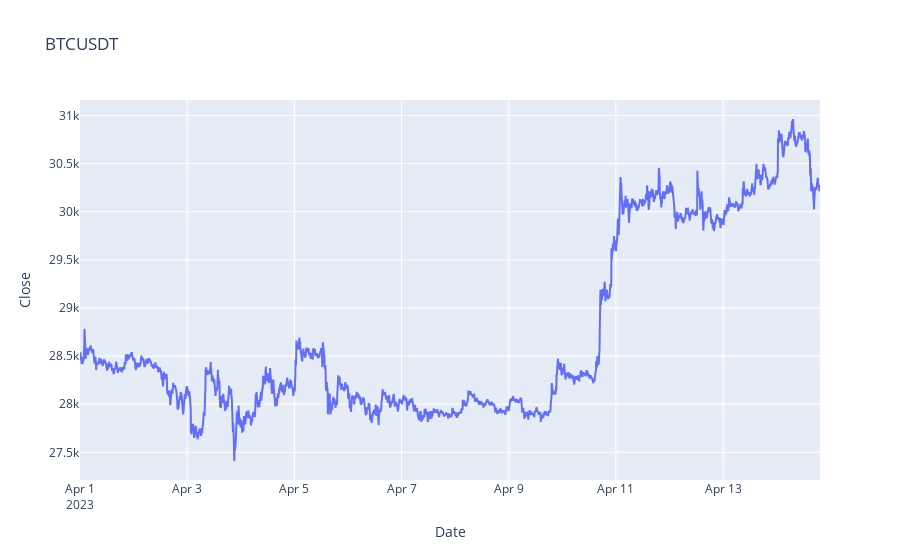

Notebook code cell kept with this figure:
### Code cell
orig_close = go.Scatter(
    x = df.index,
    y = df[close_column_name],
    mode = 'lines',
    name = 'Price'
)
layout = go.Layout(
    title = Set.symbol,
    xaxis = {'title' : "Date"},
    yaxis = {'title' : "Close"}
)
fig = go.Figure(data=[orig_close], layout=layout)
fig.show()

### Figure 1 — Plotly figure (JSON) as saved in the notebook; plotly's stock layout.template omitted (floating-point values rounded to 4 significant figures; data arrays with more than 128 entries replaced by an {"elided": "..."} marker saying what was removed)
{"data": [{"mode": "lines", "name": "Price", "type": "scatter", "x": {"elided": "3978 str values"}, "y": {"elided": "3978 float values"}}], "layout": {"title": {"text": "BTCUSDT"}, "xaxis": {"title": {"text": "Date"}}, "yaxis": {"title": {"text": "Close"}}}}
